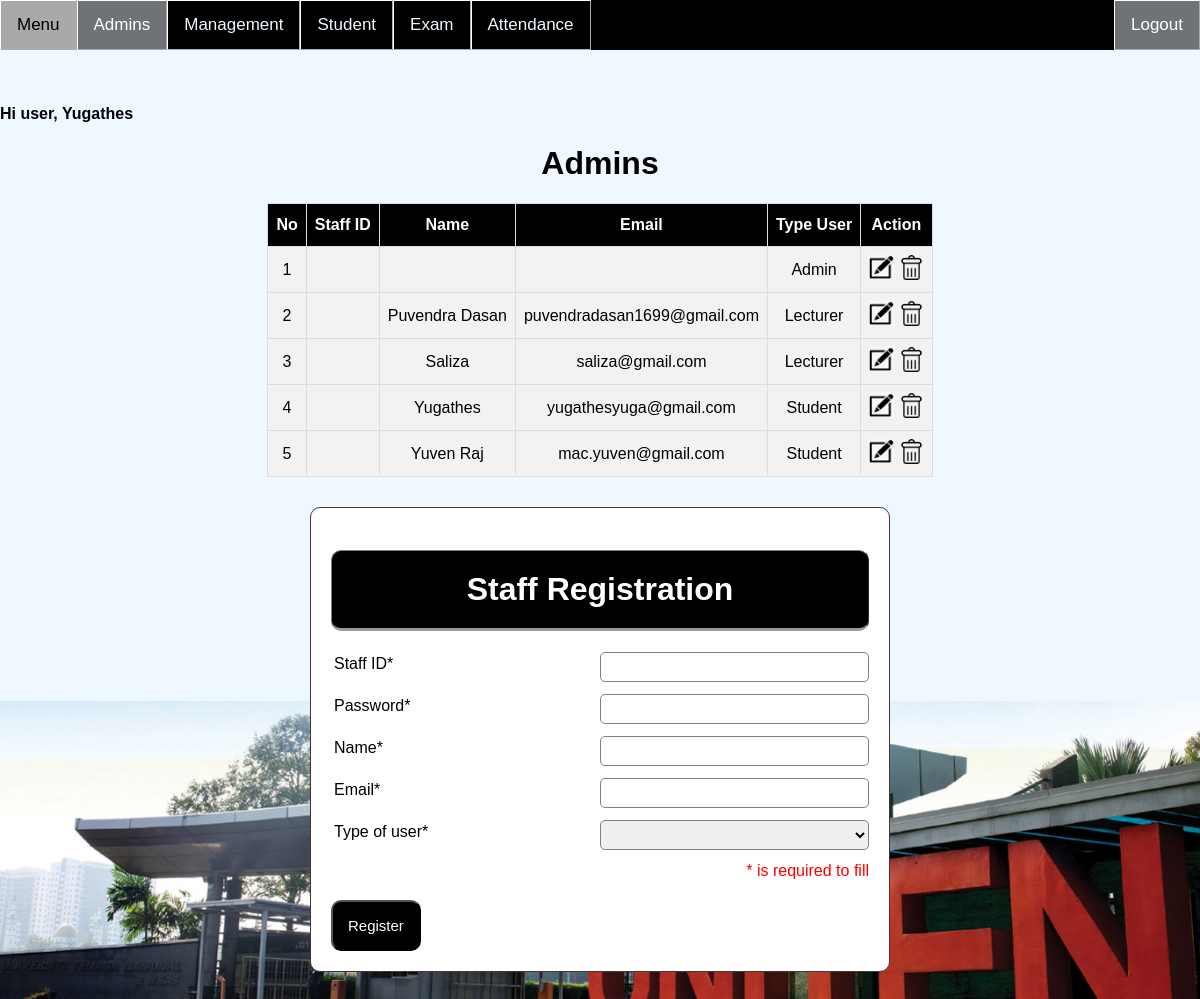
The page /Admin/Lecturer.php (signed in) on the database its author committed.
### tables this page shows
CREATE TABLE `users` (
  `uid` int(9) NOT NULL,
  `username` varchar(20) NOT NULL,
  `password` varchar(255) NOT NULL,
  `id` varchar(10) NOT NULL,
  `name` varchar(255) NOT NULL,
  `Hp` varchar(20) NOT NULL,
  `email` varchar(255) NOT NULL,
  `type_user` varchar(20) NOT NULL,
  `fingerprint` int(11) NOT NULL
);

### Admin/Lecturer.php (the view, shortened to what this page needs)
<?php
if(isset ($_SESSION["userId"]))
{
	include "Header.php";?>
<!DOCTYPE html>
<html>
<head>
</head>
<body>
	<h1 align="center"> Admins </h1>
	<?php
	$queryGet = "select * from users order by type_user ASC";
	$resultGet = mysqli_query($link,$queryGet);
	if(!$resultGet)
	{	die ("Invalid Query - get Items List: ". mysqli_error($link));	}
	else
	{	$no=1;?>
        <table id="table" align="center">
            <tr>
				<th>No</th>
				<th>Staff ID</th>
				<th>Name</th>
				<th>Email</th>
				<th>Type User</th>
				<th>Action</th>
			</tr>
<?php		while($row= mysqli_fetch_array($resultGet, MYSQLI_BOTH))
			{
			?>
			<tr>
				<td><?php echo $no;?></td>
				<td><?php echo $row['staffId']?></td>
				<td><?php echo $row['name']?></td>
				<td><?php echo $row['email'];?></td>
				<td><?php echo $row['type_user'];?></td>
				<td><a href="Edit.php?id=<?php echo $row['id'];?>">
					<img border="0" alt="editB" src="../CSS/btn/editB.png" width="25" height="25"></a>
					<a href="Delete.php?userID=<?php echo $row['id'];?>" onclick="return confirm('Are you sure?')">
					<img border="0" alt="editB" src="../CSS/btn/delB.png" width="25" height="25"></a></a>
				</td>
			</tr>
<?php
	$no++;		}?>
		</table>
<?php
		}?>
		<div class="mid">
			<form class="content2" action="Lecturer.php" method="POST">
				<h1 class="header">Staff Registration</h1>
					<div class="input-group2">
						<label>Staff ID*</label>
						<input type="text" name="staffId"><br><br>
						<label>Password*</label>
						<input type="password" name="password"><br><br>
						<label>Name*</label>
						<input type="text" name="name"><br><br>
						<label>Email*</label>
						<input type="email" name="email"><br><br>
						<label>Type of user*</label>
						<select name="type_user">
							<option value=""></option>
							<option value="Lecturer">Lecturer</option>
						</select><br><br>
						<p style="margin-top: 0px;float: right;color: red;">* is required to fill</p>
					</div>
					<br>
					<button type="submit" class="btn" style="margin-top: 10px;" name="reg_user">Register</button>
			</form>
	</div>
	<br><br><br><br>
<?php
}
else	{
	echo "No session exists or session has expired. Please log in again ";
	echo "Page will be redirect in 5 seconds";
	header('Refresh: 5; ../Auth/Login.php');
}
	?>
</body>
</html>

### Admin/Header.php (shortened to what this page needs)
<head>
    <link rel="stylesheet" type="text/css" href="../CSS/topNav.css">
	<div class="topnav">
        <a <?php if (basename($_SERVER['PHP_SELF']) == "Menu.php") echo "class='active'"?> href="Menu.php">Menu</a>
		<a <?php if (basename($_SERVER['PHP_SELF']) == "Lecturer.php") echo "class='active'"?>href="Lecturer.php">Admins</a>
		<a <?php if (basename($_SERVER['PHP_SELF']) == "Management.php") echo "class='active'"?>href="Management.php">Management</a>
		<a <?php if (basename($_SERVER['PHP_SELF']) == "Student.php") echo "class='active'"?>href="Student.php">Student</a>
		<a <?php if (basename($_SERVER['PHP_SELF']) == "Exam.php") echo "class='active'"?>href="Exam.php">Exam</a>
		<a <?php if (basename($_SERVER['PHP_SELF']) == "Attendance.php") echo "class='active'"?>href="Attendance.php">Attendance</a>
	</div>
	<div class="auth">
<?php if(isset ($_SESSION["userId"]))
    {?>
	    <a style="background-color:#6f7378;" href="../Auth/Logout.php"> Logout </a>
<?php
	}
	else
	{
	?>
	    <a style="background-color:#6f7378;" href="../Auth/Login.php"> Login </a>
<?php
	}?>
		</div>
</head>
<h4>Hi user, <?php echo $_SESSION["name"];?></h4>

### CSS/topNav.css (style rules this page uses)
* { box-sizing: border-box; }
body { margin: 0; font-family: Arial, Helvetica, sans-serif; background-image: url("bc.jpg"); background-color:aliceblue; background-size: 100% ; background-repeat: no-repeat; background-attachment: fixed; background-position:90% 100%; position:absolute; top:10%; max-width: -webkit-fill-available; right: 0px; left: 0px; }
.header { width: auto; color: white; background:black; text-align: center; border: 1px solid gray; border-bottom: none; border-radius: 10px 10px 10px 10px; border-style: outset; padding: 20px; }
.auth { width: fit-content; position: fixed; height: auto; right:0; top: 0; z-index: 1080; text-align: right; }
.auth a { float: right; display:block; color: white; text-align: center; padding: 14px 16px; text-decoration: none; border-style:solid; border-width:thin; border-color:white; border-style: outset; font-size: 17px; position: relative; }
.btn { padding: 15px; font-size: 15px; color: white; background: black ; border-style: outset; border-radius: 10px; cursor: pointer; }
.topnav { background-color: black; position: fixed; top: 0; right: 0; left: 0; z-index: 1030; height:auto; }
.topnav a { float: left; display:block; color: aliceblue; text-align: center; padding: 14px 16px; text-decoration: none; border-style:solid; border-width:thin; border-color:white; border-style: outset; font-size: 17px; }
.topnav a.active { background-color:#6F7378; color: white; }
#table { font-family: "Trebuchet MS", Arial, Helvetica, sans-serif; border-collapse: collapse; }
#table td, #table th { border: 1px solid #ddd; padding: 8px; text-align: center; max-width: auto; }
#table tr { background-color: #f2f2f2; }
#table th { padding-top: 12px; padding-bottom: 12px; text-align: center; background-color: black; color: white; max-width: auto; background-position: center; }

### Admin/Lecturer.php (style rules this page uses)
.mid { margin: auto; width: 50%; padding: 10px; }
.content2 { margin: auto; margin-top: 20px; width: 100%; padding: 20px; border: 1px solid #483235; background: white; border-radius: 10px 10px 10px 10px; }
.input-group2 { margin: 10px 0px 10px 0px; }
.input-group2 label { display: inline-flex; margin-bottom: 10px; text-align: left; margin: 3px; }
.input-group2 input { display: inline; float: right; height: 30px; width: 50%; padding: 5px 10px; font-size: 16px; border-radius: 5px; border: 1px solid gray; }
.input-group2 select { display: inline; float: right; height: 30px; width: 50%; padding: 5px 10px; font-size: 16px; border-radius: 5px; border: 1px solid gray; }

### rows shown on the page
users: type_user "Admin"
users: name "Puvendra Dasan", email "puvendradasan1699@gmail.com", type_user "Lecturer"
users: name "Saliza", email "saliza@gmail.com", type_user "Lecturer"
users: name "Yugathes", email "yugathesyuga@gmail.com", type_user "Student"
users: name "Yuven Raj", email "mac.yuven@gmail.com", type_user "Student"

### other values the page prints
$_SESSION["name"] "Yugathes"
